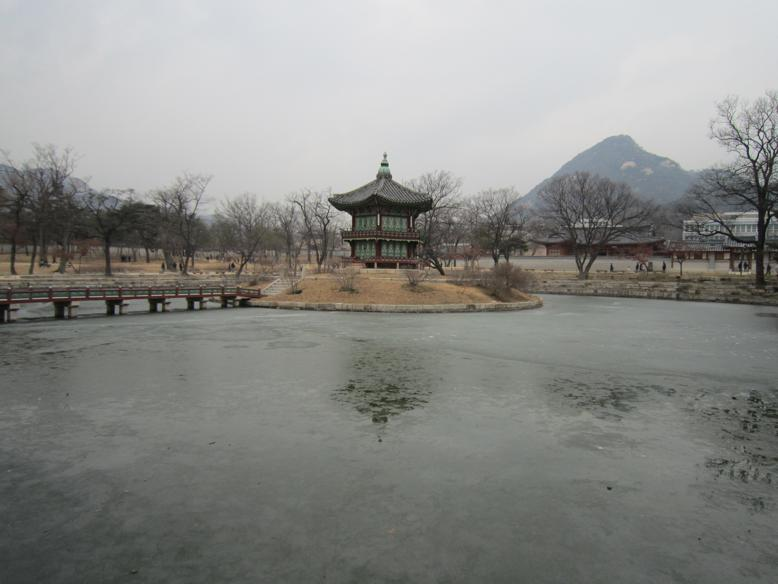
#> input picture img2.jpg, 778 x 584 px
$ python stitch.py
#> lines starting #> are read from the running program, lines starting #| are printed output that depends on the picture; after the words box and inside, x2 and y2 are one past the last pixel; in counts of white or black regions, pixels touching at a corner belong together
import cv2
import numpy as np

img_ = cv2.imread('img2.jpg')
#> img_ is the input picture: shape (584, 778, 3); mean B, G, R 135, 138.2, 137.4
#img_ = cv2.imread('original_image_left.jpg')
#img_ = cv2.resize(img_, (0,0), fx=1, fy=1)
img1 = cv2.cvtColor(img_, cv2.COLOR_BGR2GRAY)

img = cv2.imread('img1.jpg')
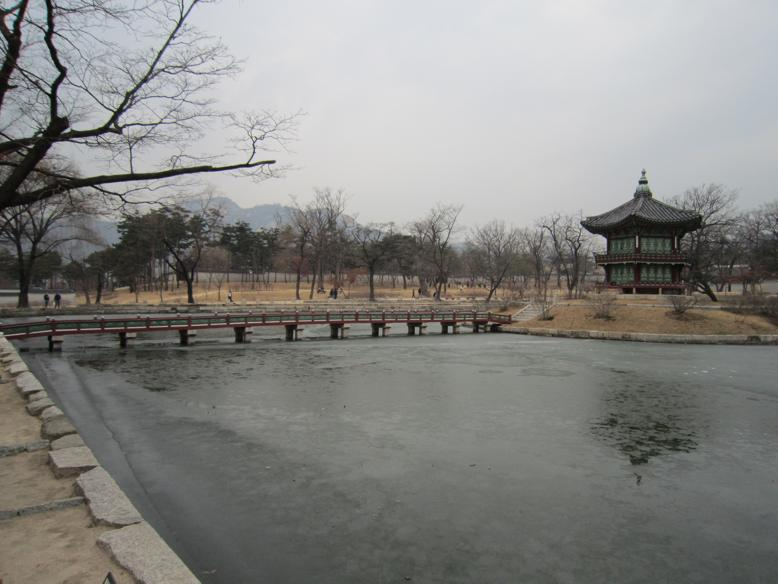
#> input picture img1.jpg, 778 x 584 px
#> img is the input picture: shape (584, 778, 3); mean B, G, R 130.4, 133.3, 133.6
#img = cv2.imread('original_image_right.jpg')
#img = cv2.resize(img, (0,0), fx=1, fy=1)
img2 = cv2.cvtColor(img, cv2.COLOR_BGR2GRAY)
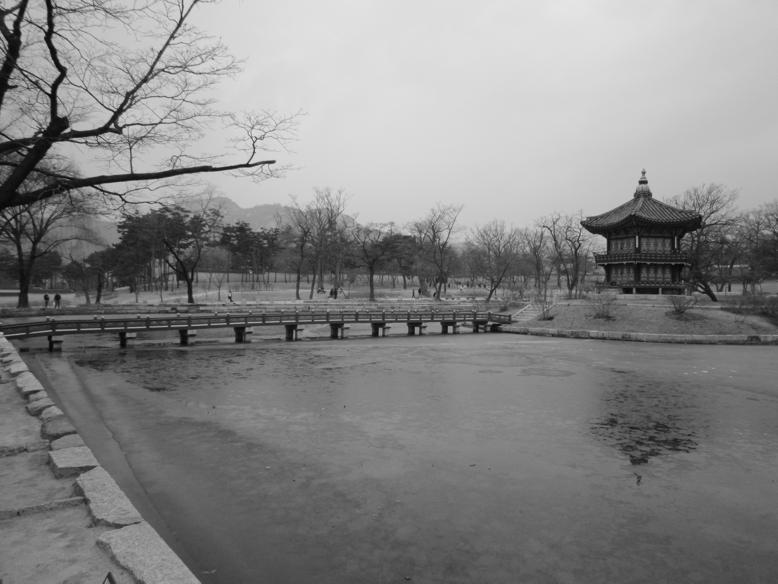
#> img2: shape (584, 778); min 1, max 235, mean 133

orb = cv2.ORB_create()
# find key points
kp1, des1 = orb.detectAndCompute(img1, None)
#> kp1 = 500 keypoints; strongest (x, y, size): (381, 164, 31), (387, 164, 31), (349, 216, 53.6), (745, 142, 31)
kp2, des2 = orb.detectAndCompute(img2, None)
#> kp2 = 500 keypoints; strongest (x, y, size): (49, 92, 31), (111, 113, 31), (248, 162, 31), (247, 163, 37.2)

cv2.imshow('original_image_left_keypoints', cv2.drawKeypoints(img_, kp1, None))
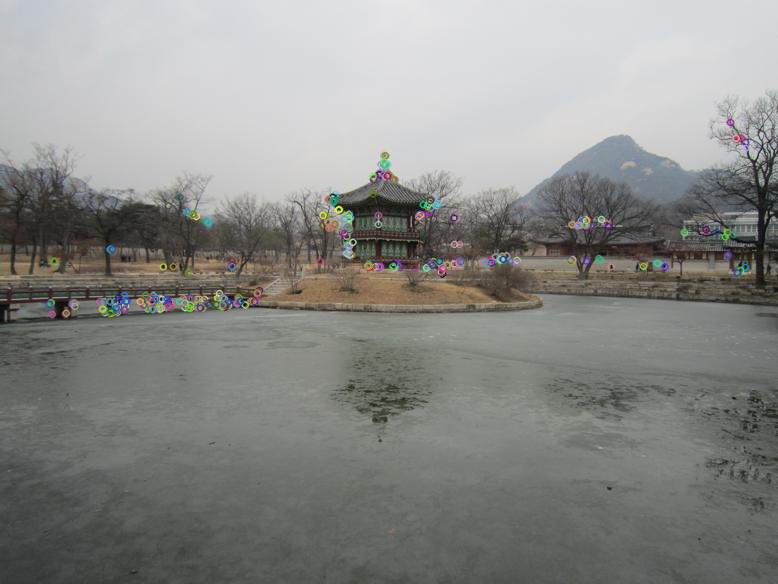
#> window 'original_image_left_keypoints': shape (584, 778, 3); mean B, G, R 135.5, 138.7, 137.8
cv2.waitKey()

# [4 lines of commented-out code are left out]
bf = cv2.BFMatcher(cv2.NORM_HAMMING, crossCheck=True)
matches = bf.match(des1, des2)
#> matches = 175 matches


draw_params = dict(matchColor=(0, 255, 0),
                   singlePointColor=None,
                   flags=2)

img3 = cv2.drawMatches(img_, kp1, img, kp2, matches, None, **draw_params)
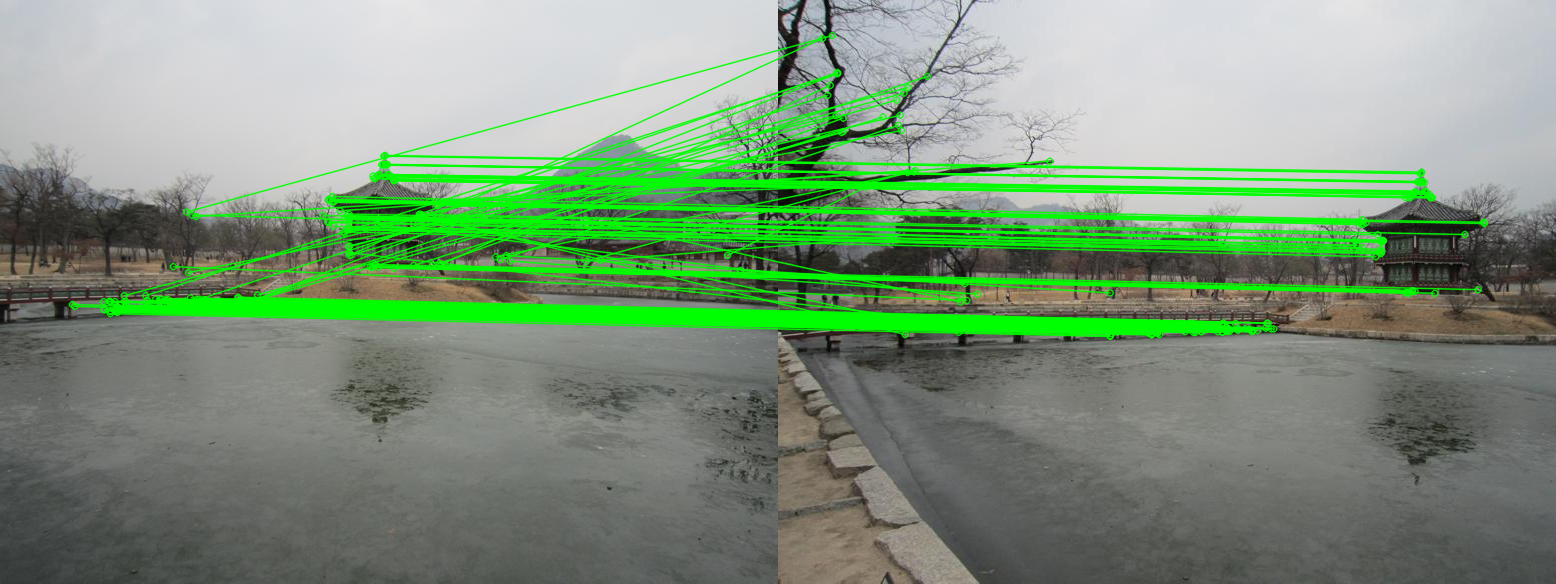
#> img3: shape (584, 1556, 3); mean B, G, R 122.7, 148.6, 125
cv2.imshow("original_image_drawMatches.jpg", img3)
cv2.waitKey()


MIN_MATCH_COUNT = 10
if len(matches) > MIN_MATCH_COUNT:
    src_pts = np.float32(
        [kp1[m.queryIdx].pt for m in matches]).reshape(-1, 1, 2)
#> src_pts = 175 rows, first 8: [438, 205], [740, 270], [439, 263], [441, 264], [196, 307], [375, 264], [117, 306], [159, 309]
    dst_pts = np.float32(
        [kp2[m.trainIdx].pt for m in matches]).reshape(-1, 1, 2)
#> dst_pts = 175 rows, first 8: [706, 223], [331.8, 292.4], [64.8, 117.6], [51.84, 84.96], [451, 331], [634, 290], [294, 332], [417, 332]

    M, mask = cv2.findHomography(src_pts, dst_pts, cv2.RANSAC, 5.0)
#> M = [[0.623, 0.021, 279.5], [-0.148, 0.88, 59.88], [-0.000492, 1.41e-05, 1]]; mask = 175 values, max 1 at index 0, min 0 at index 1, mean 0.64

    h, w = img1.shape
#> h = 584; w = 778
    pts = np.float32([[0, 0], [0, h-1], [w-1, h-1], [w-1, 0]]
                     ).reshape(-1, 1, 2)
#> pts = [[0, 0], [0, 583], [777, 583], [777, 0]]
    dst = cv2.perspectiveTransform(pts, M)
#> dst = [[279.5, 59.88], [289.4, 568], [1239.9, 732], [1236.6, -88.92]]
    img2 = cv2.polylines(img2, [np.int32(dst)], True, 255, 3, cv2.LINE_AA)
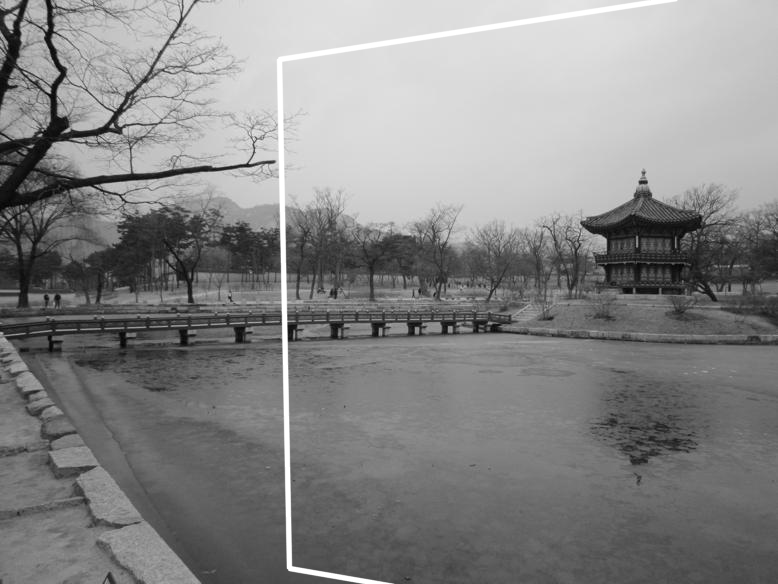
#> img2: shape (584, 778); 1.51% of pixels changed, all inside (x1, y1, x2, y2) = (276, 0, 678, 584)
    cv2.imshow("original_image_overlapping.jpg", img2)
    cv2.waitKey()
else:
    print("Not enought matches are found - %d/%d",
          (len(matches)/MIN_MATCH_COUNT))

dst = cv2.warpPerspective(
    img_, M, (img.shape[1] + img_.shape[1], img.shape[0]))
dst[0:img.shape[0], 0:img.shape[1]] = img
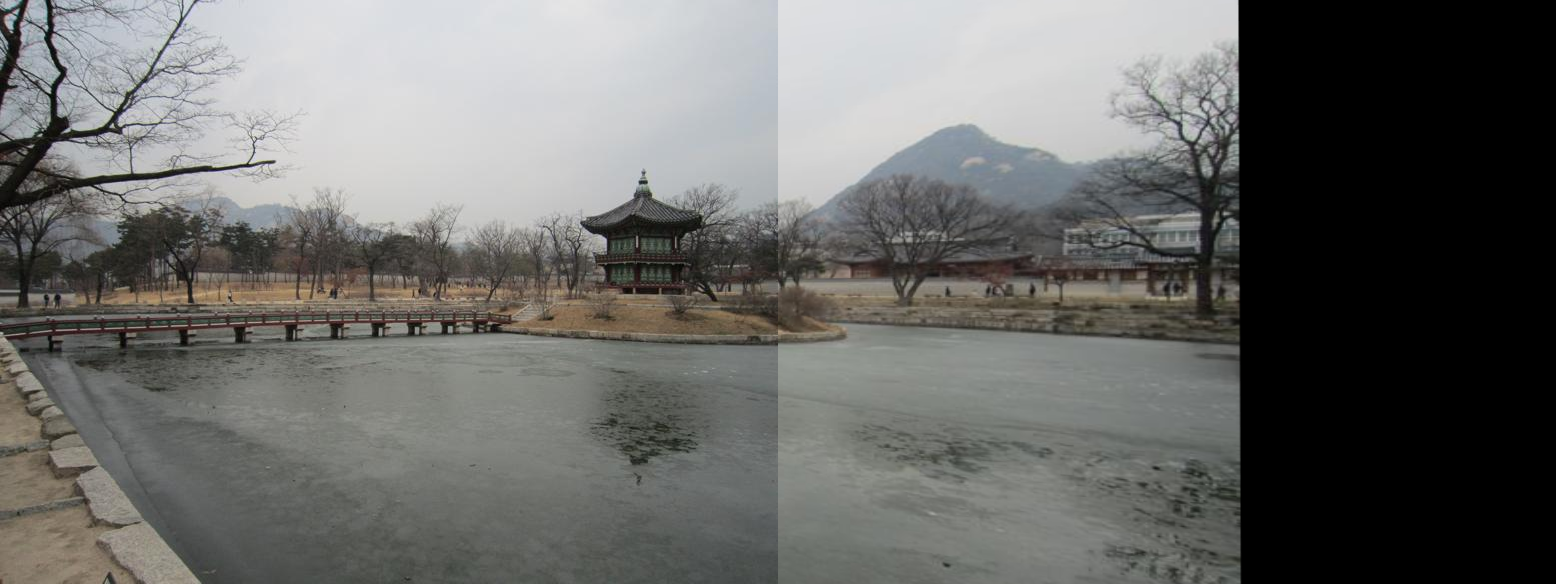
#> dst: shape (584, 1556, 3); mean B, G, R 104.7, 106.9, 106.6
# cv2.imshow("original_image_stitched.jpg", dst)
# cv2.waitKey()


def trim(frame):
    # crop top
    if not np.sum(frame[0]):
        return trim(frame[1:])
    # crop top
    if not np.sum(frame[-1]):
        return trim(frame[:-2])
    # crop top
    if not np.sum(frame[:, 0]):
        return trim(frame[:, 1:])
    # crop top
    if not np.sum(frame[:, -1]):
        return trim(frame[:, :-2])
#> in trim (call 40), `return trim(frame[:, :-2])`:
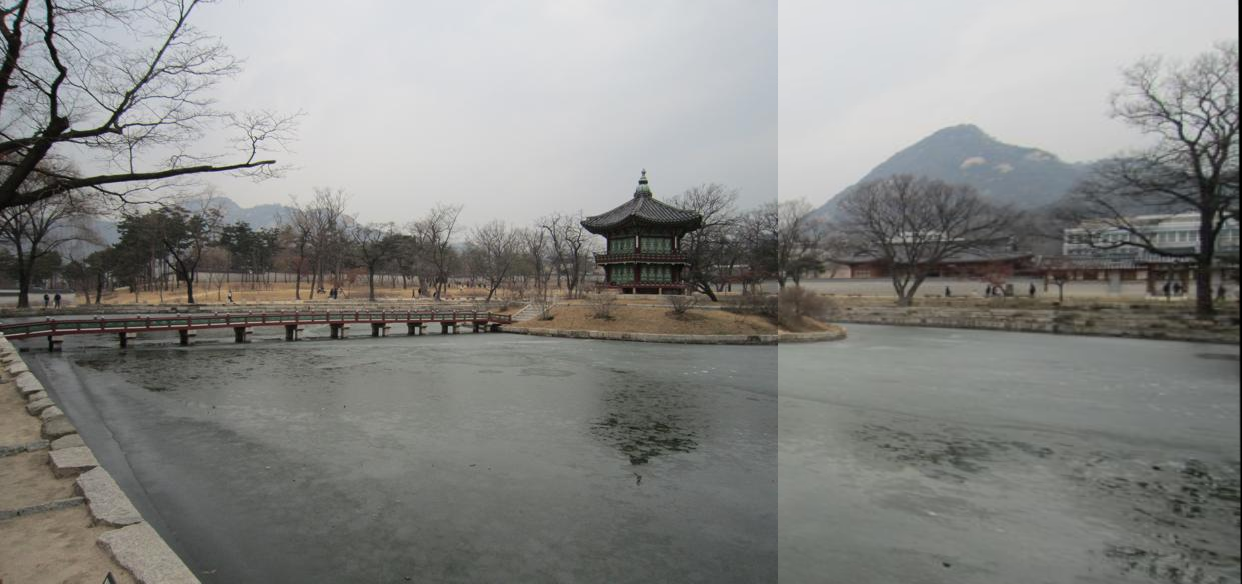
#> returned value: shape (584, 1242, 3); mean of channels 0, 1, 2 131.2, 133.9, 133.6; drawn as B, G, R
    return frame


cv2.imshow("original_image_stitched_crop.jpg", trim(dst))
cv2.waitKey()
#cv2.imsave("original_image_stitched_crop.jpg", trim(dst))
